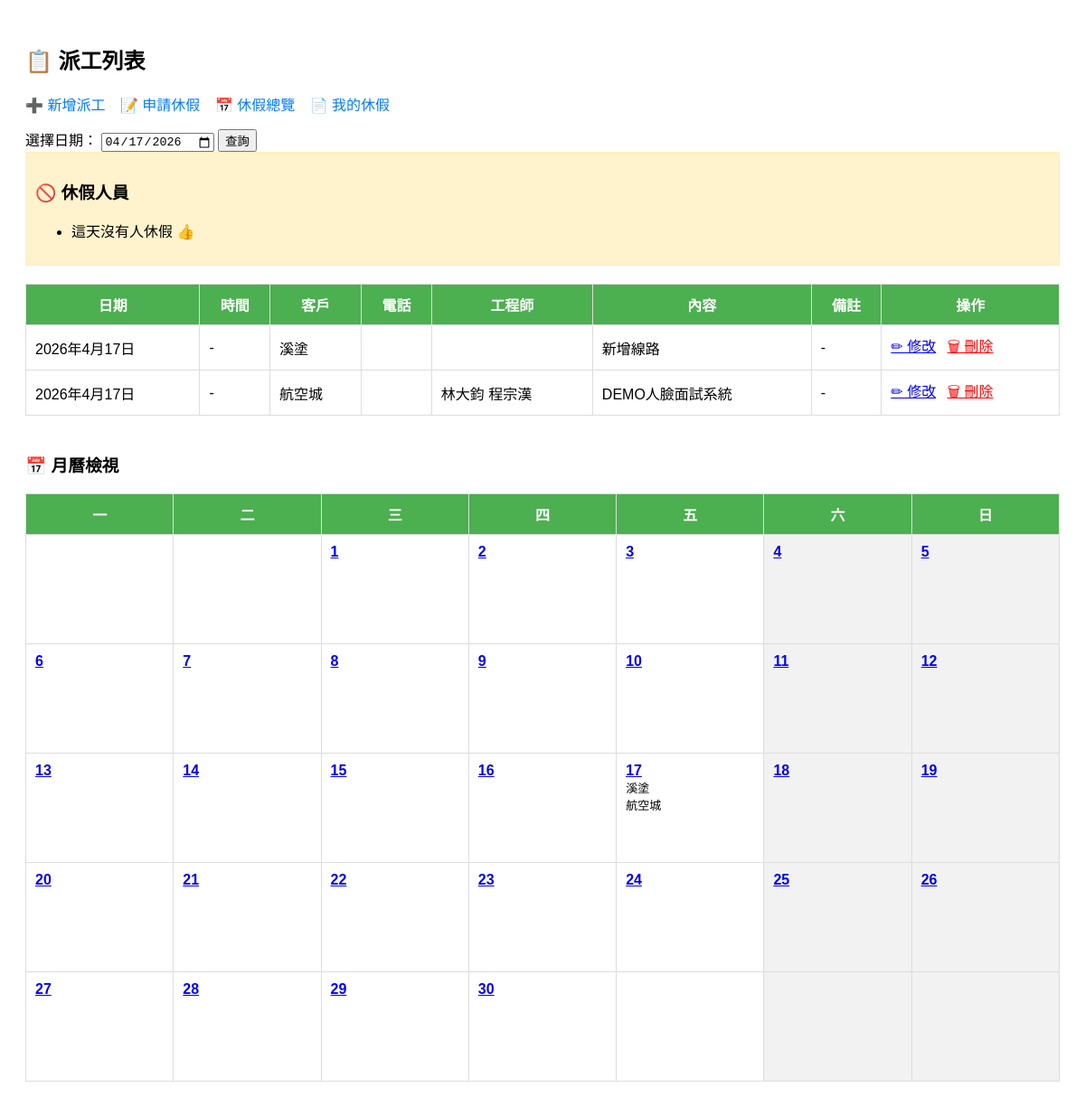
The page / on the database its author committed.
### dispatch/models.py (models this page shows, shortened)
class DispatchOrder(models.Model):
    date = models.DateField()
    scheduled_time = models.TimeField(null=True, blank=True, verbose_name="指定時間")
    customer_name = models.CharField(max_length=100)
    contact_person = models.CharField(max_length=100, blank=True)
    customer_phone = models.CharField(max_length=20)
    description = models.TextField()
    note = models.TextField(blank=True, null=True, verbose_name="備註")
    engineers = models.ManyToManyField(Engineer)

class Engineer(models.Model):
    user = models.OneToOneField(User, on_delete=models.CASCADE, null=True, blank=True)
    name = models.CharField(max_length=100)
    hire_date = models.DateField(null=True, blank=True, verbose_name="到職日")

### dispatch/views.py (the view)
# urls.py: path('', views.dispatch_list),
def dispatch_list(request):
    selected_date = request.GET.get('date')
    if selected_date:
        selected_date_obj = datetime.strptime(selected_date, "%Y-%m-%d").date()
    else:
        selected_date_obj = date.today()
        selected_date = selected_date_obj.strftime('%Y-%m-%d')
    orders = DispatchOrder.objects.filter(date=selected_date_obj).order_by('scheduled_time')
    leaves = Leave.objects.filter(
        date=selected_date_obj,
        status='approved'
    )
    year = selected_date_obj.year
    month = selected_date_obj.month
    cal = calendar.monthcalendar(year, month)
    orders_by_day = {}
    month_orders = DispatchOrder.objects.filter(
        date__year=year,
        date__month=month
    ).order_by('scheduled_time')
    for o in month_orders:
        day = o.date.day
        if day not in orders_by_day:
            orders_by_day[day] = []
        orders_by_day[day].append(o)
    tw_holidays = holidays.Taiwan(years=year, language='zh_TW')
    holidays_list = []
    holiday_names = {}
    for d, name in tw_holidays.items():
        if d.month == month:
            holidays_list.append(d.day)
            holiday_names[d.day] = name
    return render(request, 'dispatch/list.html', {
        'orders': orders,
        'leaves': leaves,
        'selected_date': selected_date,
        'calendar': cal,
        'orders_by_day': orders_by_day,
        'holidays': holidays_list,
        'holiday_names': holiday_names,
        'year': year,
        'month': month,
    })

### dispatch/templates/dispatch/list.html (shortened to what this page needs)
<!DOCTYPE html>
<html>
<head>
</head>
<body>
<h2>📋 派工列表</h2>
<div class="nav">
    <a href="/create/">➕ 新增派工</a>
    <a href="/leave/create/">📝 申請休假</a>
    <a href="/calendar/">📅 休假總覽</a>
    <a href="/my-leaves/">📄 我的休假</a>
</div>
<form method="get">
    選擇日期：
    <input type="date" name="date" value="{{ selected_date }}">
    <button type="submit">查詢</button>
</form>
<div class="leave-box">
    <h3>🚫 休假人員</h3>
    <ul>
    {% for l in leaves %}
        <li>
            {{ l.engineer.name }}（{{ l.get_period_display }}）
            {% if l.reason %} - {{ l.reason }}{% endif %}
        </li>
    {% empty %}
        <li>這天沒有人休假 👍</li>
    {% endfor %}
    </ul>
</div>
<table>
    <tr>
        <th>日期</th>
        <th>時間</th>
        <th>客戶</th>
        <th>電話</th>
        <th>工程師</th>
        <th>內容</th>
        <th>備註</th>
        <th>操作</th>
    </tr>
    {% for o in orders %}
    <tr>
        <td>{{ o.date }}</td>
        <td>
            {% if o.scheduled_time %}
                {{ o.scheduled_time|date:"H:i" }}
            {% else %}
                -
            {% endif %}
        </td>
        <td>{{ o.customer_name }}</td>
        <td>{{ o.customer_phone }}</td>
        <td>
            {% for e in o.engineers.all %}
                {{ e.name }}
            {% endfor %}
        </td>
        <td>{{ o.description }}</td>
        <td>{{ o.note|default:"-" }}</td>
        <td>
            <a href="/update/{{ o.id }}/">✏ 修改</a>
            <a href="/delete/{{ o.id }}/"
               class="btn-delete"
               onclick="return confirm('確定要刪除這筆派工嗎？');">
               🗑 刪除
            </a>
        </td>
    </tr>
    {% empty %}
    <tr>
        <td colspan="8">這天沒有派工</td>
    </tr>
    {% endfor %}
</table>
<h3 class="calendar-title">📅 月曆檢視</h3>
<table>
    <tr>
        <th>一</th>
        <th>二</th>
        <th>三</th>
        <th>四</th>
        <th>五</th>
        <th>六</th>
        <th>日</th>
    </tr>
    {% for week in calendar %}
    <tr>
        {% for day in week %}
        <td class="{% if day in holidays or forloop.counter0 == 5 or forloop.counter0 == 6 %}weekend{% endif %}"
            style="vertical-align: top; height:100px; width:14%;">
            {% if day != 0 %}
                <strong>
                    <a href="?date={{ year }}-{{ month|stringformat:'02d' }}-{{ day|stringformat:'02d' }}">
                        {{ day }}
                    </a>
                </strong><br>
                {% for d, day_orders in orders_by_day.items %}
                    {% if d == day %}
                        {% for o in day_orders %}
                            <div style="font-size:13px;">
                                {{ o.customer_name }}
                            </div>
                        {% endfor %}
                    {% endif %}
                {% endfor %}
            {% endif %}
        </td>
        {% endfor %}
    </tr>
    {% endfor %}
</table>
</body>
</html>

### dispatch/templates/dispatch/list.html (style rules this page uses)
body { font-family: Arial; padding: 20px; }
.nav { margin-bottom: 15px; }
.nav a { margin-right: 12px; text-decoration: none; color: #007bff; }
.leave-box { background: #fff3cd; padding: 10px; margin-bottom: 20px; border: 1px solid #ffeeba; }
table { border-collapse: collapse; width: 100%; margin-top: 10px; }
th, td { border: 1px solid #ddd; padding: 10px; }
th { background-color: #4CAF50; color: white; }
.btn-delete { color: red; margin-left: 8px; }
.calendar-title { margin-top: 40px; }
.weekend { background-color: #f2f2f2; }

### rows shown on the page
DispatchOrder: date "2026年4月17日", customer_name "溪塗", description "新增線路", note "-"
DispatchOrder: date "2026年4月17日", customer_name "航空城", description "DEMO人臉面試系統", note "-"
Engineer: name "林大鈞"
Engineer: name "程宗漢"

### other values the page prints
{{ day }} "1" "2" "3" "4" "5" "6" "7" "8" "9" "10" "11" "12" "13" "14" "15" "16" "17" "18" "19" "20" "21" "22" "23" "24" "25" "26" "27" "28" "29" "30"
